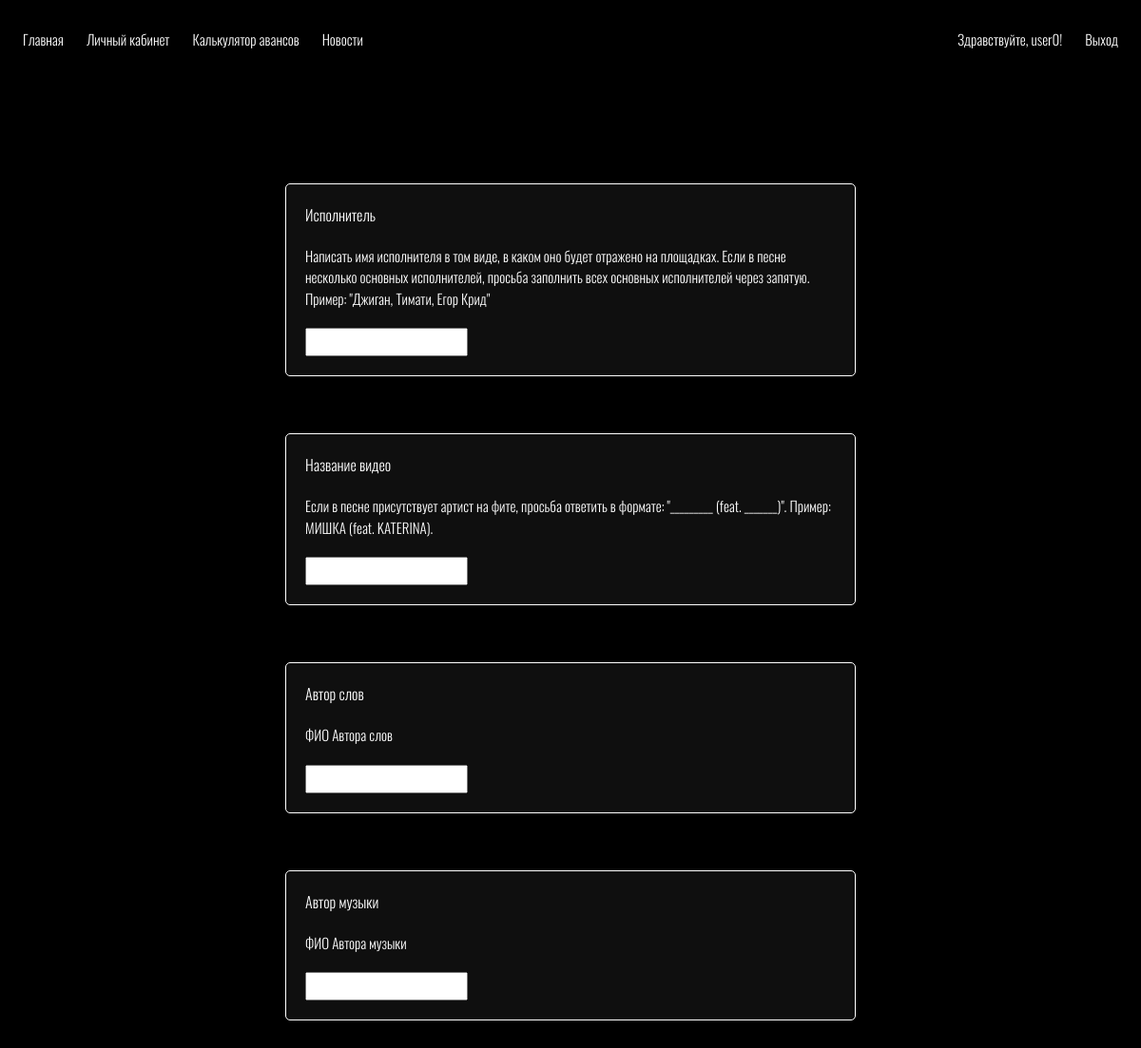
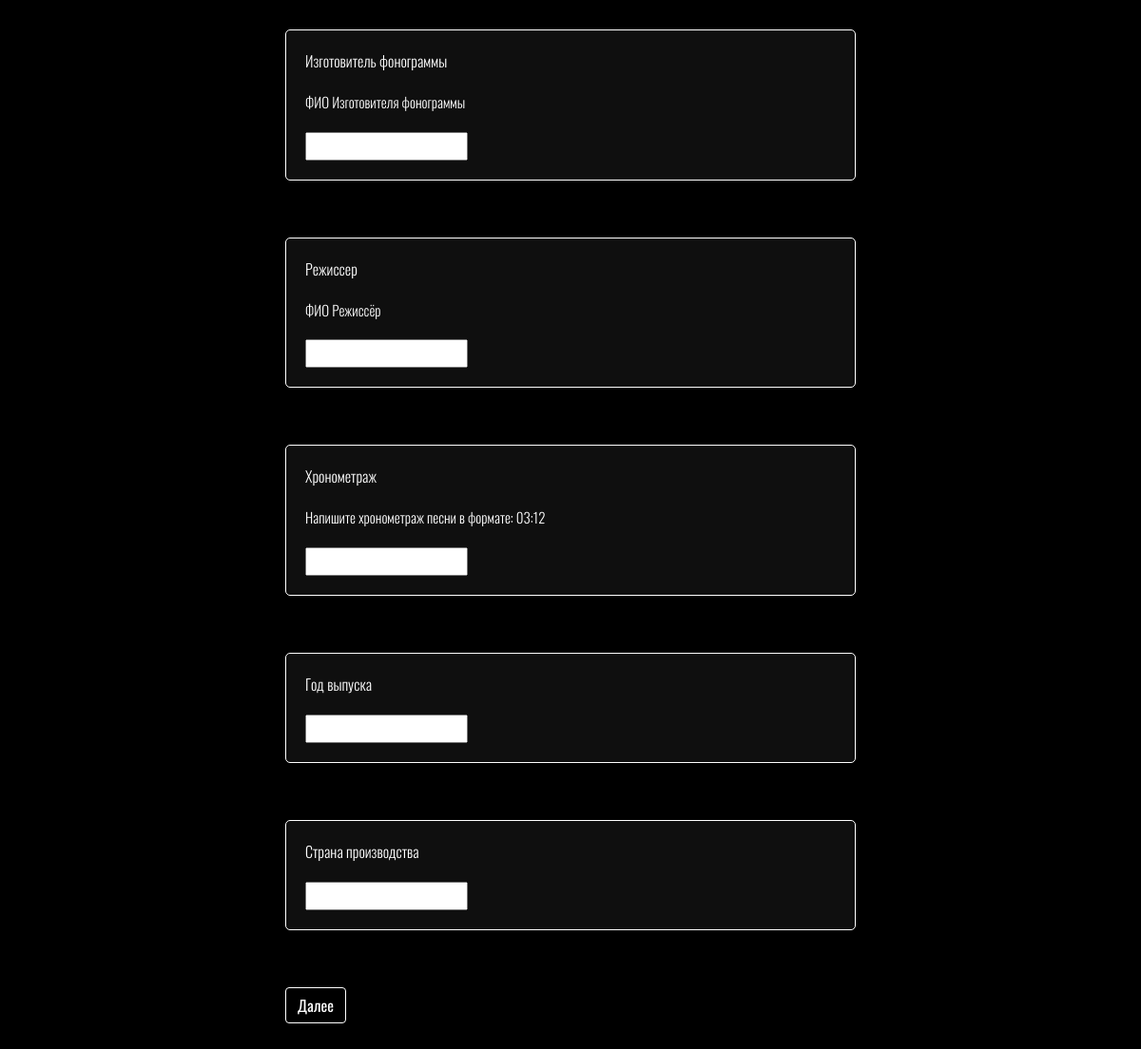
The page /documents/video/ (signed in) on the database as committed earlier (2 pictures, top to bottom).
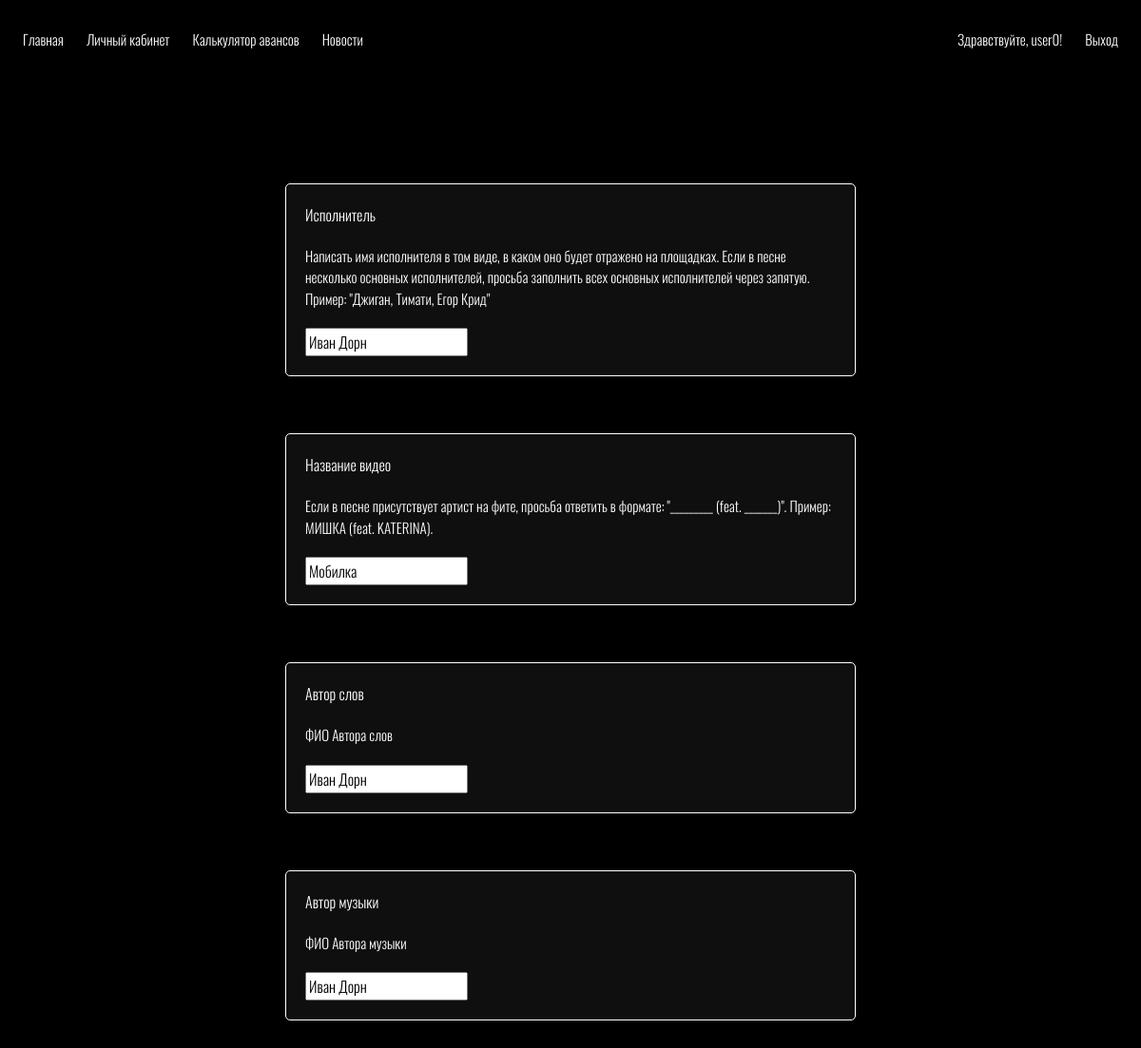
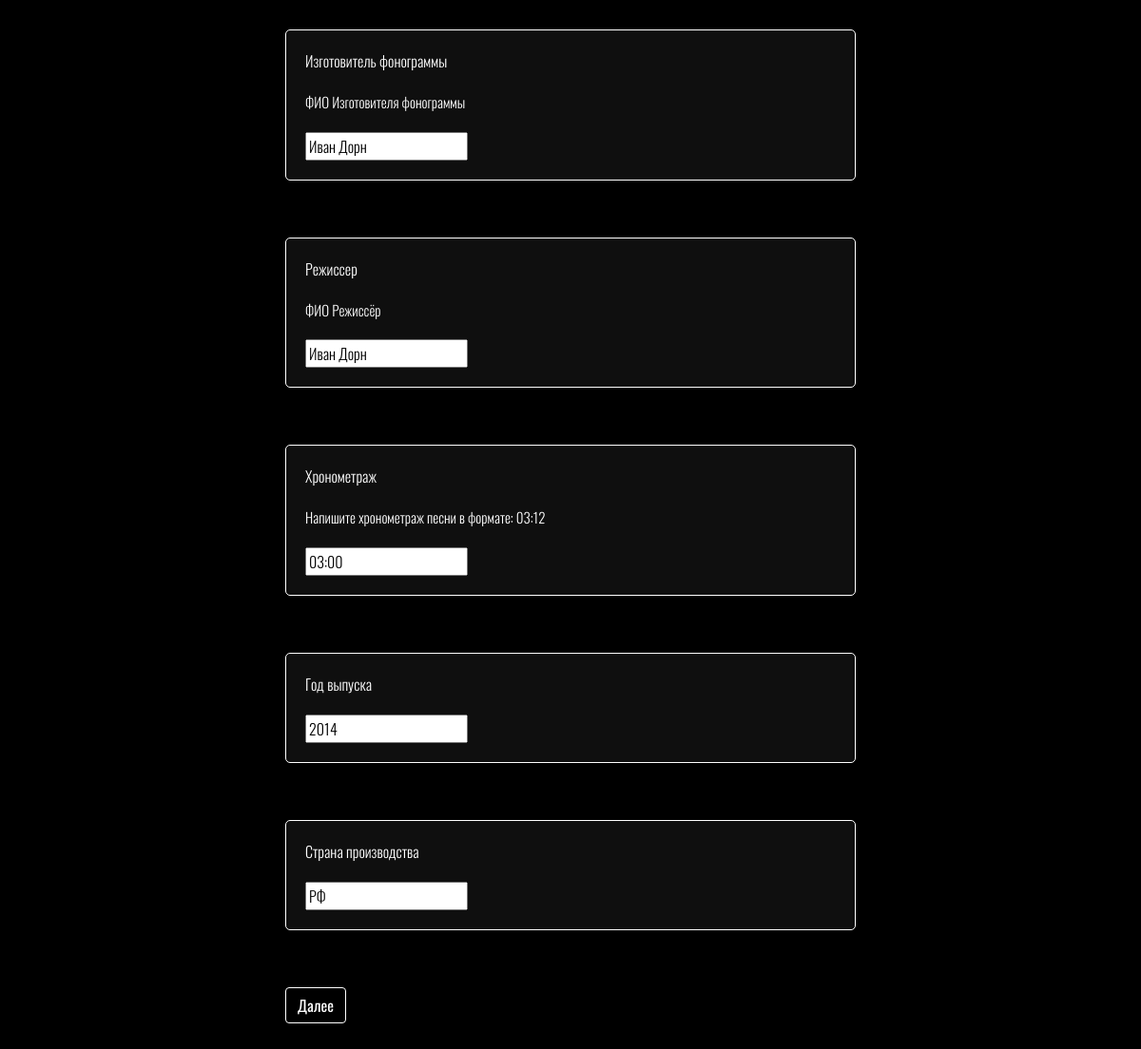
The same page on the database as committed later (2 pictures, top to bottom).
### documents/models.py (models this page shows)
class VideoDocs(models.Model):
    songers = models.CharField(max_length=100, verbose_name='Исполнитель')
    video_title = models.CharField(max_length=100, verbose_name='Название видео')
    words_author = models.CharField(max_length=100, verbose_name='Автор слов')
    music_author = models.CharField(max_length=100, verbose_name='Автор музыки')
    phon_maker = models.CharField(max_length=100, verbose_name='Изготовитель фонограммы')
    director = models.CharField(max_length=100, verbose_name='Режиссер')
    timing = models.CharField(max_length=5, verbose_name='Хронометраж')
    release_year = models.CharField(max_length=4, verbose_name='Год выпуска')
    production_country = models.CharField(max_length=100, verbose_name='Страна производства')
    user = models.ForeignKey(User, on_delete=models.CASCADE, null=True)

### documents/views.py (the view, shortened to what this page needs)
# urls.py: path('video/', VideoDocsView.as_view(), name='video'),
class VideoDocsView(LoginRequiredMixin, FormView):
    template_name = 'documents/video.html'
    form_class = VideoDocsForm
    form_title = 'Видеоклип'
    def get(self, request, *args, **kwargs):
        user = User.objects.get(username = request.user)
        try:
            objects = VideoDocs.objects.filter(user_id = user.id).values()
            for item in objects:
                data = item
            data['user'] = user
            form = self.form_class(initial = data)
        except:
            form = self.form_class(initial = {'user': user})
        return render(request, self.template_name, {'form': form, 'form_title': self.form_title})

### documents/forms.py
class VideoDocsForm(ModelForm):
    class Meta:
        model = VideoDocs
        fields = ('songers', 'video_title', 'words_author', 'music_author', 'phon_maker', 'director', 'timing', 'release_year', 'production_country', 'user',)
        widgets = {
            'user': HiddenInput,
        }
        help_texts = {
            'songers':'Написать имя исполнителя в том виде, в каком оно будет отражено на площадках. Если в песне несколько основных исполнителей, просьба заполнить всех основных исполнителей через запятую. Пример: "Джиган, Тимати, Егор Крид"',
            'video_title': 'Если в песне присутствует артист на фите, просьба ответить в формате: "_________ (feat. _______)". Пример: МИШКА (feat. KATERINA).',
            'words_author': 'ФИО Автора слов',
            'music_author': 'ФИО Автора музыки',
            'phon_maker': 'ФИО Изготовителя фонограммы',
            'director': 'ФИО Режиссёр',
            'timing': 'Напишите хронометраж песни в формате: 03:12',
        }

### documents/templates/documents/video.html
{% extends 'base.html' %}
{% load static %}
{% block header %}
{% include '_nav.html' %}
{% endblock %}
{% block body %}
{% include 'vertical_form.html' %}
{% endblock %}

### templates/inc/vertical_form.html (shortened to what this page needs)
<div class="container-xxl !direction !spacing">
    <div class="row ${1| ,row-cols-2,row-cols-3, auto,justify-content-md-center,|}">
        <form method="POST" action="" novalidate enctype="multipart/form-data">
            {% for item in form.visible_fields %}
                <div class="col-xxl release-form">
                    <div class="col-5 ">
                        <p>{{ item.label }}</p>
                        {% autoescape off %}
                        <p style="font-size: 15px;">{{ item.help_text }}</p>
                        {% endautoescape %}
                        <p>{{ item }}</p>
                    </div>
                </div>
            {% endfor %}
            <div class="col-xxl release-button">
                <div class="col-5">
                    <button class="btn button" type="submit">Далее</button>
                </div>
            </div>
        </form>
    </div>
</div>

Rows that differ between the two databases and show on the page:
added VideoDocs: visible_fields "Иван Дорн" "Мобилка" "Иван Дорн" "Иван Дорн" "Иван Дорн" "Иван Дорн" "03:00" "2014" "РФ"
